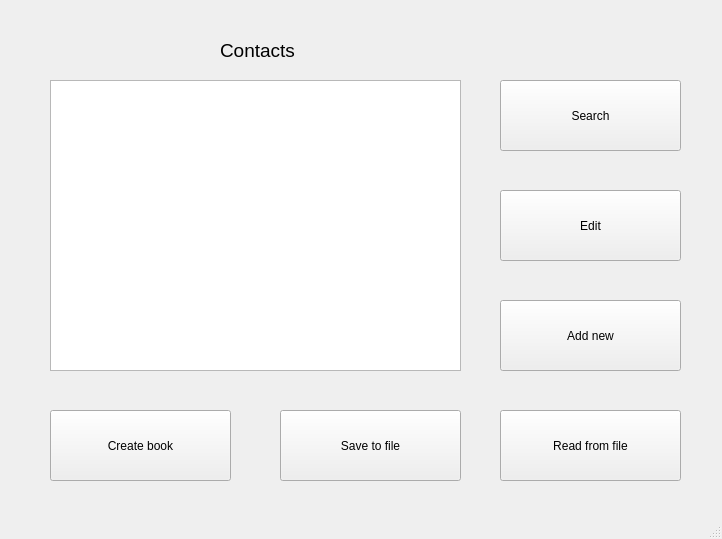
<?xml version="1.0" encoding="UTF-8"?>
<ui version="4.0">
 <class>MainWindow</class>
 <widget class="QMainWindow" name="MainWindow">
  <property name="geometry">
   <rect>
    <x>0</x>
    <y>0</y>
    <width>722</width>
    <height>539</height>
   </rect>
  </property>
  <property name="windowTitle">
   <string>MainWindow</string>
  </property>
  <widget class="QWidget" name="centralwidget">
   <widget class="QLabel" name="label">
    <property name="geometry">
     <rect>
      <x>220</x>
      <y>40</y>
      <width>111</width>
      <height>20</height>
     </rect>
    </property>
    <property name="font">
     <font>
      <pointsize>14</pointsize>
     </font>
    </property>
    <property name="text">
     <string>Contacts</string>
    </property>
   </widget>
   <widget class="QPushButton" name="pushButton_3">
    <property name="geometry">
     <rect>
      <x>500</x>
      <y>80</y>
      <width>181</width>
      <height>71</height>
     </rect>
    </property>
    <property name="focusPolicy">
     <enum>Qt::ClickFocus</enum>
    </property>
    <property name="text">
     <string>Search</string>
    </property>
   </widget>
   <widget class="QPushButton" name="pushButton_4">
    <property name="geometry">
     <rect>
      <x>500</x>
      <y>190</y>
      <width>181</width>
      <height>71</height>
     </rect>
    </property>
    <property name="focusPolicy">
     <enum>Qt::ClickFocus</enum>
    </property>
    <property name="text">
     <string>Edit</string>
    </property>
   </widget>
   <widget class="QPushButton" name="pushButton_5">
    <property name="geometry">
     <rect>
      <x>500</x>
      <y>300</y>
      <width>181</width>
      <height>71</height>
     </rect>
    </property>
    <property name="focusPolicy">
     <enum>Qt::ClickFocus</enum>
    </property>
    <property name="text">
     <string>Add new</string>
    </property>
   </widget>
   <widget class="QPushButton" name="pushButton_6">
    <property name="geometry">
     <rect>
      <x>50</x>
      <y>410</y>
      <width>181</width>
      <height>71</height>
     </rect>
    </property>
    <property name="focusPolicy">
     <enum>Qt::ClickFocus</enum>
    </property>
    <property name="text">
     <string>Create book</string>
    </property>
   </widget>
   <widget class="QPushButton" name="pushButton_7">
    <property name="geometry">
     <rect>
      <x>280</x>
      <y>410</y>
      <width>181</width>
      <height>71</height>
     </rect>
    </property>
    <property name="focusPolicy">
     <enum>Qt::ClickFocus</enum>
    </property>
    <property name="text">
     <string>Save to file</string>
    </property>
   </widget>
   <widget class="QPushButton" name="pushButton_8">
    <property name="geometry">
     <rect>
      <x>500</x>
      <y>410</y>
      <width>181</width>
      <height>71</height>
     </rect>
    </property>
    <property name="focusPolicy">
     <enum>Qt::ClickFocus</enum>
    </property>
    <property name="text">
     <string>Read from file</string>
    </property>
   </widget>
   <widget class="QListWidget" name="listWidget">
    <property name="geometry">
     <rect>
      <x>50</x>
      <y>80</y>
      <width>411</width>
      <height>291</height>
     </rect>
    </property>
   </widget>
  </widget>
  <widget class="QMenuBar" name="menubar">
   <property name="geometry">
    <rect>
     <x>0</x>
     <y>0</y>
     <width>722</width>
     <height>21</height>
    </rect>
   </property>
  </widget>
  <widget class="QStatusBar" name="statusbar"/>
 </widget>
 <resources/>
 <connections/>
</ui>
